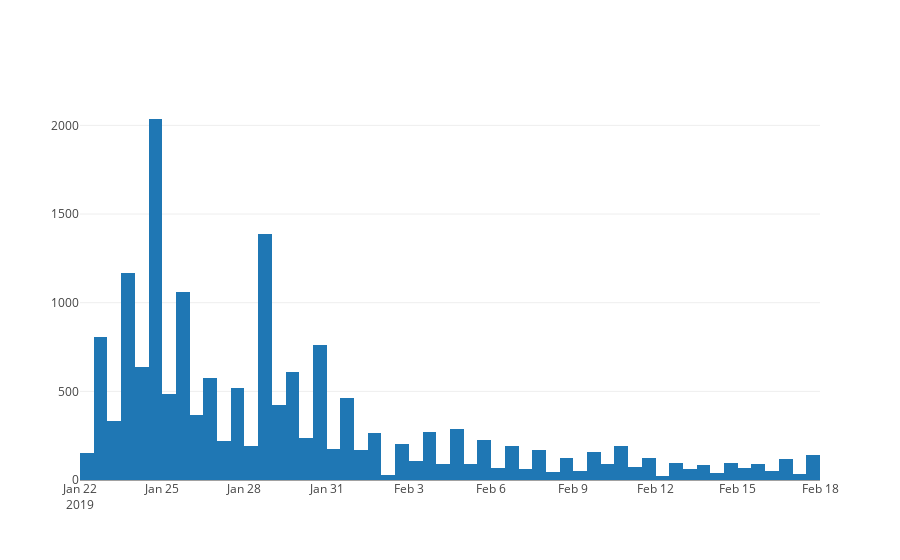

The notebook cell this image was saved under:
### Code cell
iplot([go.Histogram(x=words_time_gdn["80"])])

### Figure 1 — Plotly figure (JSON) as saved in the notebook; plotly's stock layout.template omitted (floating-point values rounded to 4 significant figures; data arrays with more than 128 entries replaced by an {"elided": "..."} marker saying what was removed)
{"data": [{"type": "histogram", "x": {"elided": "16585 str values"}}], "layout": {}}
